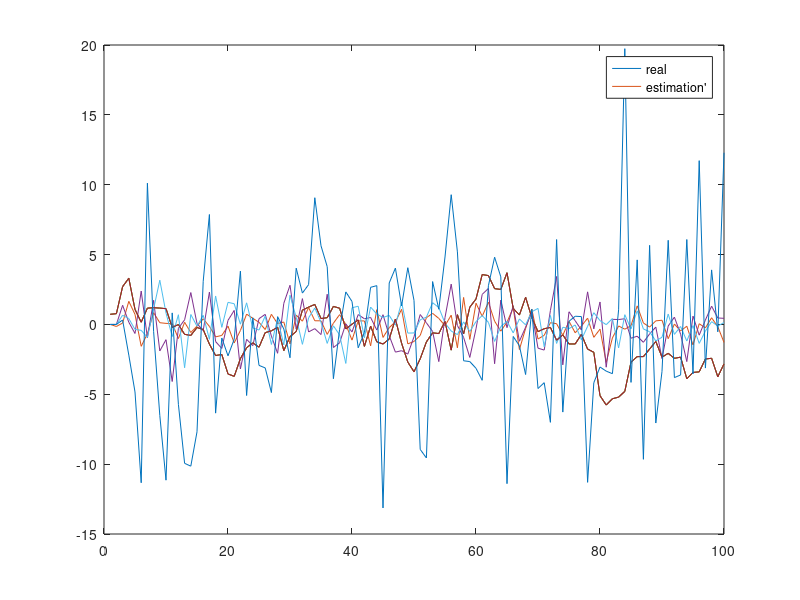

Write the MATLAB code that produced this figure.
clear all;
close all;



N = 100;
y = [1];
u = [0];
real_gamma = [1];
for i=2:N+1
    u(i) = randn();
    z = 0;
    y(i) = 0.9*y(i-1) + u(i) +  z;
    real_gamma(i) = 0.9*real_gamma(i-1);
end

real_gamma = real_gamma(2:end);

u = u(2:end);
y = y(2:end);

%plot(y);



SS = [1,5,10,20];

deltas = [];

for S = SS
    gamma = [];
    for t=1:S 
        sum = 0;
        for n=1:N-t
            sum = sum + u(n)*y(n+t);
        end
        gamma(t) = 1/(N-t) * sum;
    end

    %plot(gamma);



    y_est = [];
    for k=2:N
        sum = 0;
        for i=0:S-1
            sum = sum + gamma(i+1)*u(k-1);
        end
        y_est(k) = sum;

    end



    plot(y);
    hold on;
    plot(y_est);
    
    legend("real", "estimation'");
    


    % use new data to system to check
    % generate test data
    y_test = [1];
    u = [0];
    for i=2:N+1 
        u(i) = randn();
        z = 0;
        y_test(i) = 0.9*y_test(i-1) + u(i-1) +  z;
    end

    y_test = y_test(2:end);

    sum = 0;
    for n=1:N
        sum = sum + (y_test(n)-y_est(n));
    end

    deltas(end+1) = 1/N * sum;
    
end

% plot(SS,deltas);
